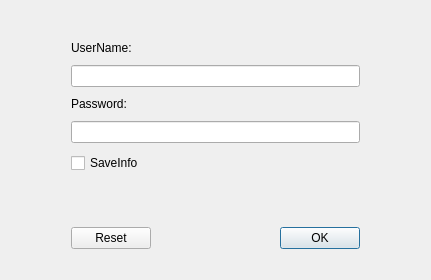
<?xml version="1.0" encoding="UTF-8"?>
<ui version="4.0">
 <class>DialogLogin</class>
 <widget class="QDialog" name="DialogLogin">
  <property name="geometry">
   <rect>
    <x>0</x>
    <y>0</y>
    <width>431</width>
    <height>267</height>
   </rect>
  </property>
  <property name="windowTitle">
   <string>Login</string>
  </property>
  <layout class="QVBoxLayout" name="verticalLayout_3">
   <item>
    <layout class="QVBoxLayout" name="verticalLayout_2">
     <property name="spacing">
      <number>20</number>
     </property>
     <property name="leftMargin">
      <number>60</number>
     </property>
     <property name="topMargin">
      <number>30</number>
     </property>
     <property name="rightMargin">
      <number>60</number>
     </property>
     <property name="bottomMargin">
      <number>20</number>
     </property>
     <item>
      <layout class="QVBoxLayout" name="verticalLayout">
       <property name="spacing">
        <number>10</number>
       </property>
       <item>
        <widget class="QLabel" name="labelUserName">
         <property name="text">
          <string>UserName:</string>
         </property>
        </widget>
       </item>
       <item>
        <widget class="QLineEdit" name="lineEditUserName"/>
       </item>
       <item>
        <widget class="QLabel" name="labelPassword">
         <property name="text">
          <string>Password:</string>
         </property>
        </widget>
       </item>
       <item>
        <widget class="QLineEdit" name="lineEditPassword">
         <property name="echoMode">
          <enum>QLineEdit::Password</enum>
         </property>
        </widget>
       </item>
       <item>
        <widget class="QCheckBox" name="checkBoxSaveInfo">
         <property name="text">
          <string>SaveInfo</string>
         </property>
        </widget>
       </item>
      </layout>
     </item>
     <item>
      <widget class="QLabel" name="labelError">
       <property name="text">
        <string/>
       </property>
      </widget>
     </item>
     <item>
      <widget class="QDialogButtonBox" name="buttonBoxLogin">
       <property name="orientation">
        <enum>Qt::Horizontal</enum>
       </property>
       <property name="standardButtons">
        <set>QDialogButtonBox::Ok|QDialogButtonBox::Reset</set>
       </property>
       <property name="centerButtons">
        <bool>false</bool>
       </property>
      </widget>
     </item>
    </layout>
   </item>
  </layout>
 </widget>
 <resources/>
 <connections>
  <connection>
   <sender>buttonBoxLogin</sender>
   <signal>accepted()</signal>
   <receiver>DialogLogin</receiver>
   <slot>accept()</slot>
   <hints>
    <hint type="sourcelabel">
     <x>248</x>
     <y>254</y>
    </hint>
    <hint type="destinationlabel">
     <x>157</x>
     <y>274</y>
    </hint>
   </hints>
  </connection>
  <connection>
   <sender>buttonBoxLogin</sender>
   <signal>rejected()</signal>
   <receiver>DialogLogin</receiver>
   <slot>reject()</slot>
   <hints>
    <hint type="sourcelabel">
     <x>316</x>
     <y>260</y>
    </hint>
    <hint type="destinationlabel">
     <x>286</x>
     <y>274</y>
    </hint>
   </hints>
  </connection>
 </connections>
</ui>
